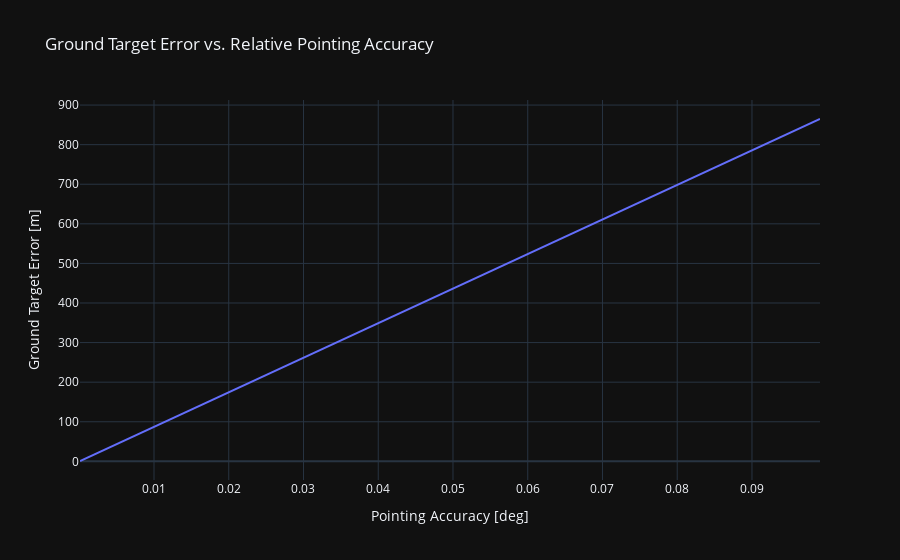

This figure's notebook cell:
### Markdown cell above
## Plots

### Code cell
pointing_accuracy_label = f"Pointing Accuracy [{pointing_accuracy.unit}]"
ground_target_error_label = f"Ground Target Error [{ground_target_error.unit}]"

data = {
    pointing_accuracy_label: pointing_accuracy[:],
    ground_target_error_label: ground_target_error[:],
}

df = pd.DataFrame.from_dict(data=data)

graph = plot.line(
    df=df,
    x=pointing_accuracy_label,
    y=ground_target_error_label,
    title="Ground Target Error vs. Relative Pointing Accuracy",
    dark=True,
)

graph.show()
display(df)

### Figure 1 — Plotly figure (JSON) as saved in the notebook; plotly's stock layout.template omitted (floating-point values rounded to 4 significant figures)
{"data": [{"hovertemplate": "Pointing Accuracy [deg]=%{x}<br>Ground Target Error [m]=%{y}<extra></extra>", "legendgroup": "", "line": {"color": "#636efa", "dash": "solid"}, "marker": {"symbol": "circle"}, "mode": "lines", "name": "", "orientation": "v", "showlegend": false, "type": "scatter", "x": [0.0001, 0.0011, 0.0021, 0.0031, 0.0041, 0.0051, 0.0061, 0.0071, 0.0081, 0.0091, 0.0101, 0.0111, 0.0121, 0.0131, 0.0141, 0.0151, 0.0161, 0.0171, 0.0181, 0.0191, 0.0201, 0.0211, 0.0221, 0.0231, 0.0241, 0.0251, 0.0261, 0.0271, 0.0281, 0.0291, 0.0301, 0.0311, 0.0321, 0.0331, 0.0341, 0.0351, 0.0361, 0.0371, 0.0381, 0.0391, 0.0401, 0.0411, 0.0421, 0.0431, 0.0441, 0.0451, 0.0461, 0.0471, 0.0481, 0.0491, 0.0501, 0.0511, 0.0521, 0.0531, 0.0541, 0.0551, 0.0561, 0.0571, 0.0581, 0.0591, 0.0601, 0.0611, 0.0621, 0.0631, 0.0641, 0.0651, 0.0661, 0.0671, 0.0681, 0.0691, 0.0701, 0.0711, 0.0721, 0.0731, 0.0741, 0.0751, 0.0761, 0.0771, 0.0781, 0.0791, 0.0801, 0.0811, 0.0821, 0.0831, 0.0841, 0.0851, 0.0861, 0.0871, 0.0881, 0.0891, 0.0901, 0.0911, 0.0921, 0.0931, 0.0941, 0.0951, 0.0961, 0.0971, 0.0981, 0.0991], "xaxis": "x", "y": [0.8727, 9.599, 18.33, 27.05, 35.78, 44.51, 53.23, 61.96, 70.69, 79.41, 88.14, 96.87, 105.6, 114.3, 123.0, 131.8, 140.5, 149.2, 158.0, 166.7, 175.4, 184.1, 192.9, 201.6, 210.3, 219.0, 227.8, 236.5, 245.2, 253.9, 262.7, 271.4, 280.1, 288.9, 297.6, 306.3, 315.0, 323.8, 332.5, 341.2, 349.9, 358.7, 367.4, 376.1, 384.8, 393.6, 402.3, 411.0, 419.8, 428.5, 437.2, 445.9, 454.7, 463.4, 472.1, 480.8, 489.6, 498.3, 507.0, 515.7, 524.5, 533.2, 541.9, 550.7, 559.4, 568.1, 576.8, 585.6, 594.3, 603.0, 611.7, 620.5, 629.2, 637.9, 646.6, 655.4, 664.1, 672.8, 681.6, 690.3, 699.0, 707.7, 716.5, 725.2, 733.9, 742.6, 751.4, 760.1, 768.8, 777.5, 786.3, 795.0, 803.7, 812.5, 821.2, 829.9, 838.6, 847.4, 856.1, 864.8], "yaxis": "y"}], "layout": {"legend": {"tracegroupgap": 0}, "title": {"text": "Ground Target Error vs. Relative Pointing Accuracy"}, "xaxis": {"anchor": "y", "domain": [0, 1], "title": {"text": "Pointing Accuracy [deg]"}}, "yaxis": {"anchor": "x", "domain": [0, 1], "title": {"text": "Ground Target Error [m]"}}}}
